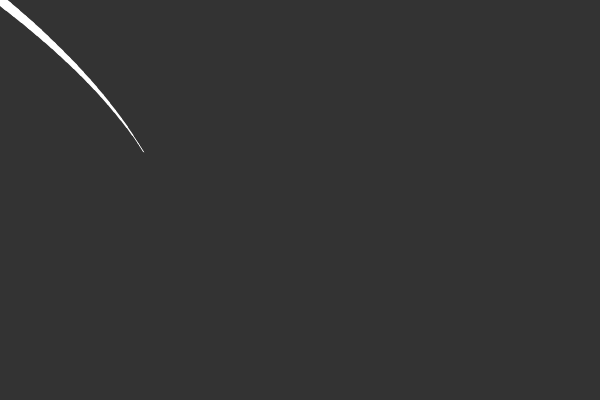
Frame 1 (no input)
Frame 60 (no input): identical to frame 1, image omitted
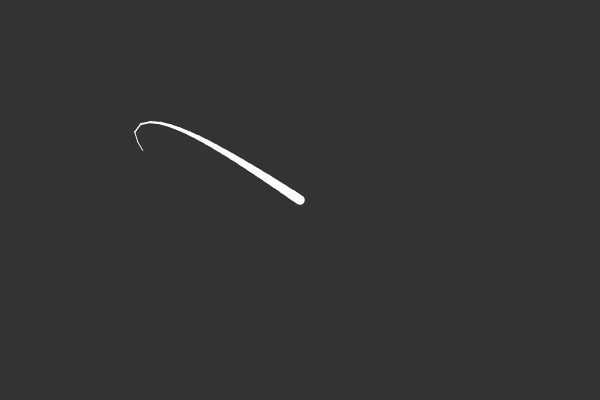
Frame 120 (the mouse pressed at the canvas centre since frame 60)

The p5.js sketch that drew these frames (run headless with seeded random() and noise() and a simulated clock; from frame 60 on, the mouse is pressed at the canvas centre):

// p5.js sketch
// ── sketch.js
// globals
let tentacle;

// constant
const SCREEN_SIZE = 400;

// Setup
function setup() {
  createCanvas(SCREEN_SIZE * 1.5, SCREEN_SIZE);
  
  let x = width / 2;
  let y = height;
  let point = new p5.Vector(x, y);
  let current = new Segment(point, 10, 0);
  
  for(let i = 0; i < 20; i++){
    let next = new Segment(current, 10, i);
    current.child = next;
    current = next;
  }
  tentacle = current;
}
// Draw
function draw(){
  background(51);
  
  tentacle.follow(mouseX, mouseY);
  tentacle.update();
  tentacle.show();
  
  let next = tentacle.par;
  while(next){
    next.follow();
    next.update();
    next.show();
    next = next.par;
  }
}

// Action
// ── segment.js
class Segment{
  constructor(point, len, i){
    if(point.hasOwnProperty("angle")){
      this.par = point;
      this.a = this.par.b.copy();
    } else {
      this.par = false;
      this.a = point;
    }
    
    this.b = new p5.Vector();
    this.angle = 0;
    this.sw = map(i, 0, 20, 1, 10);
    this.len = len;
    this.calculateB();
  }
  
  wiggle(){
    let maxAngle = 1;
    let minAngle = -1;
    this.selfAngle = map(noise(this.xoff), 0, 1, maxAngle, minAngle);
    this.xoff += 0.03;
  }
  
  follow(tx, ty){
    if(typeof(ty) == "undefined"){
      let targetX = this.child.a.x;
      let targetY = this.child.a.y;
      this.follow(targetX, targetY);
    } else {
      let target = new p5.Vector(tx, ty);
      let dir = p5.Vector.sub(target, this.a);
      this.angle = dir.heading();
      dir.setMag(this.len);
      dir.mult(-1);
      this.a = p5.Vector.add(target, dir);
    }
  }
  
  update(){
    this.calculateB();
  }
  
  calculateB(){
    let dx = this.len * cos(this.angle);
    let dy = this.len * sin(this.angle);
    this.b.set(this.a.x + dx, this.a.y + dy);
  }
  
  show(){
    stroke(255);
    strokeWeight(this.sw);
    line(this.a.x, this.a.y, this.b.x, this.b.y);
  }
}
